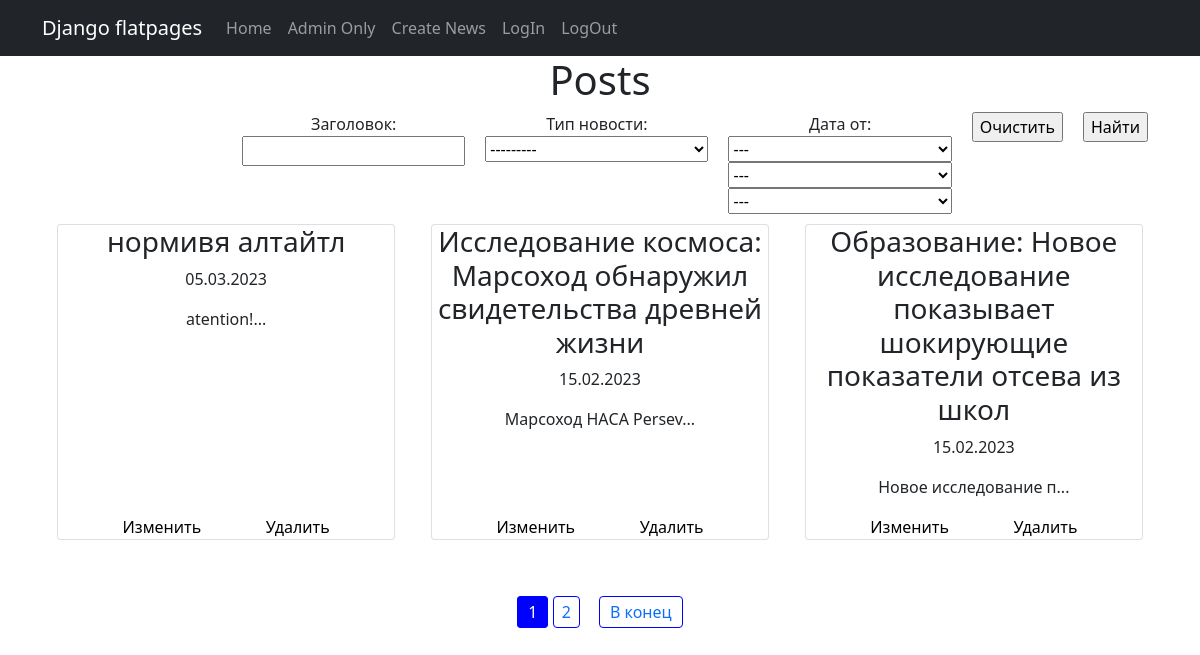
Page /news/ on the committed database.
### news/models.py (models this page shows, shortened)
class Post(models.Model):
    author = models.ForeignKey(Author, on_delete=models.CASCADE)
    type = models.CharField(max_length=10, choices=(
        ("article", "Article"),
        ("news", "News")))
    created_at = models.DateTimeField(auto_now_add=True)
    category = models.ManyToManyField(Category, through="PostCategory")
    title = models.CharField(max_length=150)
    text = models.TextField()
    rating = models.IntegerField(default=0)
    def prewiew(self):
        return self.text[:20] + "..."

### news/views.py (the view)
# urls.py: path('', NewsList.as_view(), name='news_list'),
class NewsList(ListView):
    model = Post
    ordering = '-created_at'
    template_name = 'flatpages/news.html'
    context_object_name = 'News'
    paginate_by = 3
    def get_queryset(self):
      queryset = super().get_queryset()
      self.filterset = NewsFilter(self.request.GET, queryset)
      return self.filterset.qs
    def get_context_data(self, **kwargs):
      context = super().get_context_data(**kwargs)
      context['filterset'] = self.filterset
      return context

### news/templatetags/custom_filters.py (called while the page is built)
@register.filter()
def censor(value):
    mylst = value.split()
    for i in range(len(mylst)):
        if mylst[i].lower() in bad_words:
            mylst[i] = "*"*len(mylst[i])
    return ' '.join(mylst)

### news/templatetags/custom_tags.py (called while the page is built)
@register.simple_tag(takes_context=True)
def url_replace(context, **kwargs):
    d = context['request'].GET.copy()
    for k, v in kwargs.items():
        d[k] = v
    return d.urlencode()

### templates/flatpages/news.html (shortened to what this page needs)
{% extends 'flatpages/default.html' %}
{% load custom_filters %}
{% load custom_tags %}
{% block content %}
    <h1>Posts</h1>
    <form class="search_box" action="" method="get">
        {{ filterset.form.as_p }}
        <input type="reset" value="Очистить" />
        <input type="submit" value="Найти" />
    </form>
    {% if News %}
        <div class="card_container">
        {% for post in News %}
            <div class="card">
                <div class="card_main">
                    <a href="/news/{{ post.id }}" class="card_link"></a>
                    <h3 class="header"> {{ post.title|censor }} </h3>
                    <p class="date_label"> {{ post.created_at|date:'d.m.Y' }} </p>
                    <p class="desc"> {{ post.prewiew|censor }} </p>
                </div>
                <div class="card_buttons">
                    <a class="update" href="/news/{{ post.id }}/update/">Изменить</a>
                    <a class="delete" href="/news/{{ post.id }}/delete/">Удалить</a>
                </div>
            </div>
        {% endfor %}
        </div>
    {% else %}
        <h3>There is no news!</h3>
    {% endif %}
    <div class="pages">
        <div class="footer_btn active" style="margin: unset!important;">{{ page_obj.number }}</div>
        {% if page_obj.has_next %}
            <a class="footer_btn" style="margin: unset!important;" href="?{% url_replace page=page_obj.next_page_number %}">{{ page_obj.next_page_number }}</a>
            {% if paginator.num_pages != page_obj.next_page_number %}
                <a class="footer_btn" href="?{% url_replace page=page_obj.paginator.num_pages %}">В конец</a>
            {% endif %}
        {% endif %}
    </div>
{% endblock content %}

### templates/flatpages/default.html (shortened to what this page needs)
<!DOCTYPE html>
<html lang="en">
    <head>
        {% load static %}
        <link href="{% static 'css/styles.css' %}" rel="stylesheet" />
    </head>
    <body>
        <nav class="navbar navbar-expand-lg navbar-dark bg-dark static-top">
            <div class="container">
                <a class="navbar-brand" href="#">Django flatpages</a>
                <div class="collapse navbar-collapse" id="navbarResponsive">
                    <ul class="navbar-nav ml-auto">
                        <li class="nav-item active">
                            <a class="nav-link" href="/news/">Home</a>
                        </li>
                        <li class="nav-item">
                            <a class="nav-link" href="/admin/">Admin Only</a>
                        </li>
                        <li class="nav-item">
                            <a class="nav-link" href="/news/create/">Create News</a>
                        </li>
                        <li class="nav-item">
                            <a class="nav-link" href="/log/">LogIn</a>
                        </li>
                        <li class="nav-item">
                            <a class="nav-link" href="/logout/">LogOut</a>
                        </li>
                    </ul>
                </div>
            </div>
         </nav>
        <div class="container">
            <div class="row">
                <div class="col-lg-12 text-center">
                    {% block content %}{% endblock content %}
                </div>
            </div>
        </div>
    </body>
</html>

### rows in the picture
Post: title|censor "нормивя алтайтл", created_at "05.03.2023", prewiew|censor "atention!..."
Post: title|censor "Исследование космоса: Марсоход обнаружил свидетельства древней жизни", created_at "15.02.2023", prewiew|censor "Марсоход НАСА Persev..."
Post: title|censor "Образование: Новое исследование показывает шокирующие показатели отсева из школ", created_at "15.02.2023", prewiew|censor "Новое исследование п..."

### other values in the picture
{{ page_obj.number }} "1"
{{ page_obj.next_page_number }} "2"
